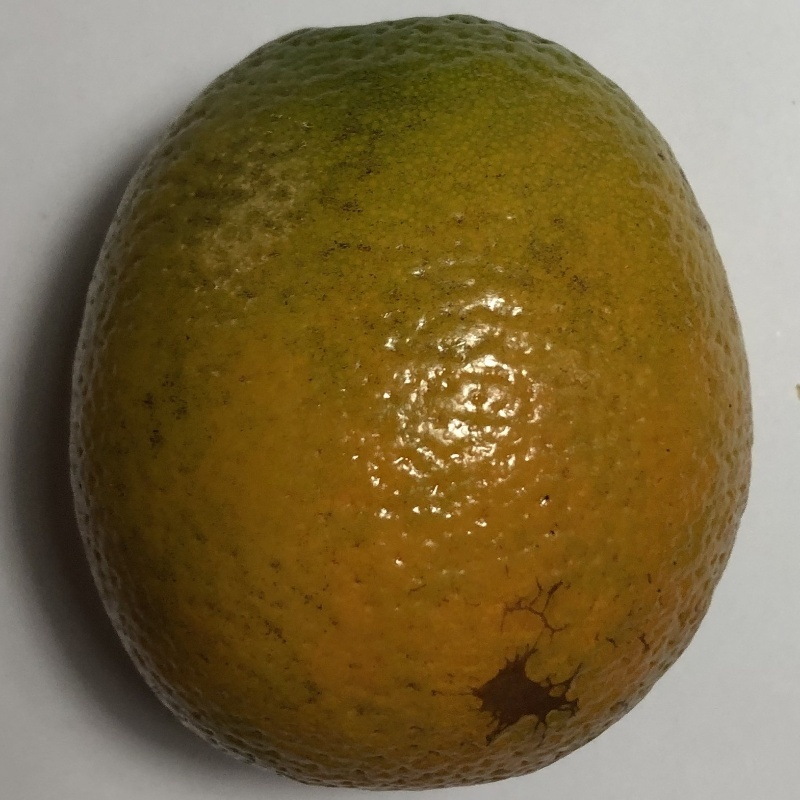
#> input picture examples/orange_blackspot_example.jpg, 800 x 800 px; its folder holds only this picture in this run
$ python -i data.py   (imports and definitions only)   (older library calls are emulated)
#> lines starting #> are read from the running program, lines starting #| are printed output that depends on the picture
"""Read the orange dataset, check image quality and create train/val/test sets."""
import hashlib
from pathlib import Path

import cv2
import numpy as np
import pandas as pd
from sklearn.model_selection import train_test_split

IMAGE_TYPES = {".jpg", ".jpeg", ".png", ".webp", ".bmp", ".tif", ".tiff"}
EXPECTED_CLASSES = {"blackspot", "canker", "fresh", "grenning"}


# [76 lines left out: functions read_image, scan_dataset, validate_orange_labels, file_hash, difference_hash, not called in this run]


def audit(dataframe, results_folder):
    """Make a CSV of image quality checks and count the four classes."""
    folder = Path(results_folder)
    folder.mkdir(parents=True, exist_ok=True)
    checked = []
    errors = []

    for row in dataframe.to_dict("records"):
        try:
            image = read_image(row["path"])
            height, width = image.shape[:2]
            gray = cv2.cvtColor(image, cv2.COLOR_BGR2GRAY)
            brightness = float(gray.mean())
            sharpness = float(cv2.Laplacian(gray, cv2.CV_64F).var())
            checked.append({
                **row,
                "width": width,
                "height": height,
                "mean_brightness": round(brightness, 2),
                "blur_laplacian": round(sharpness, 2),
                "sha256": file_hash(row["path"]),
                "dhash": difference_hash(gray),
            })
        except (OSError, ValueError) as error:
            errors.append({"path": row["path"], "error": str(error)})

    image_info = pd.DataFrame(checked)
    if image_info.empty:
        raise ValueError("None of the images could be read.")

    # These are screening rules, not guaranteed image defects.
    image_info["flag_too_dark"] = image_info["mean_brightness"] < 40
    image_info["flag_too_bright"] = image_info["mean_brightness"] > 215
    image_info["flag_low_detail"] = image_info["blur_laplacian"] < 30
    image_info["flag_small_image"] = (image_info["width"] < 100) | (image_info["height"] < 100)
    image_info["flag_exact_duplicate"] = image_info.duplicated("sha256", keep=False)
    image_info["flag_possible_near_duplicate"] = image_info.duplicated("dhash", keep=False)
    image_info.to_csv(folder / "image_audit.csv", index=False)

    if errors:
        pd.DataFrame(errors).to_csv(folder / "unreadable_files.csv", index=False)

    counts = image_info["label"].value_counts().sort_index()
    details = {
        "image_count": int(len(image_info)),
        "classes": counts.to_dict(),
        "imbalance_ratio_largest_to_smallest": round(counts.max() / counts.min(), 3),
        "unreadable_count": len(errors),
        "dark_count": int(image_info["flag_too_dark"].sum()),
        "bright_count": int(image_info["flag_too_bright"].sum()),
        "low_detail_count": int(image_info["flag_low_detail"].sum()),
        "small_count": int(image_info["flag_small_image"].sum()),
        "exact_duplicate_images": int(image_info["flag_exact_duplicate"].sum()),
        "possible_near_duplicate_images": int(image_info["flag_possible_near_duplicate"].sum()),
        "resolution_min": f"{image_info['width'].min()}x{image_info['height'].min()}",
        "resolution_max": f"{image_info['width'].max()}x{image_info['height'].max()}",
    }
    return image_info, details


# [43 lines left out: function split_dataset, not called in this run]

>>> import cv2
>>> picture = cv2.imread('../examples/orange_blackspot_example.jpg', cv2.IMREAD_GRAYSCALE)
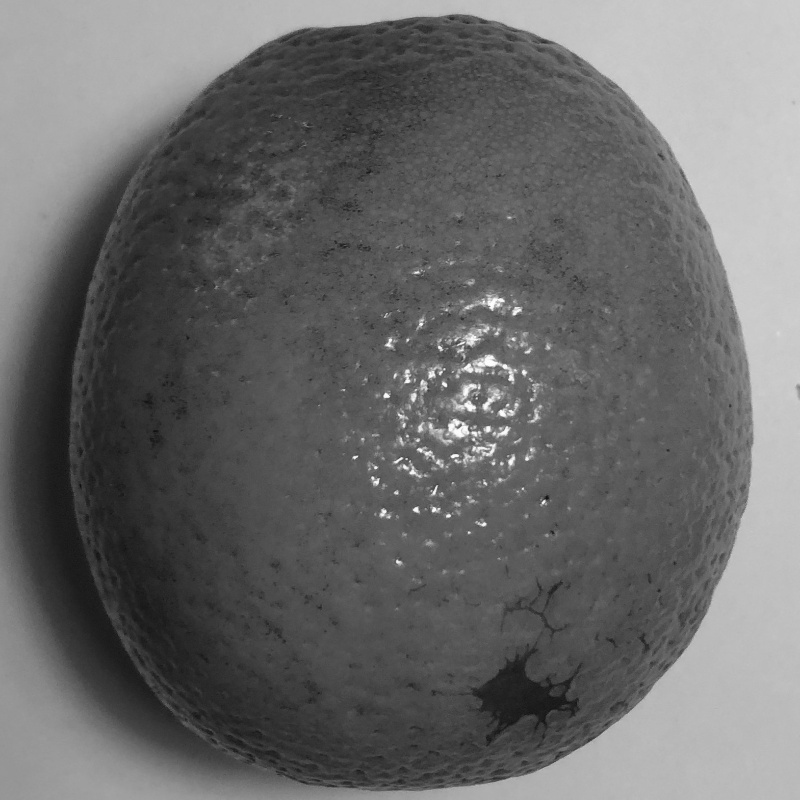
#> picture: shape (800, 800); min 14, max 255, mean 105.3
>>> result = audit(picture, 'out.png')
#> (the run stopped early here; a loop or call above may not have finished)
